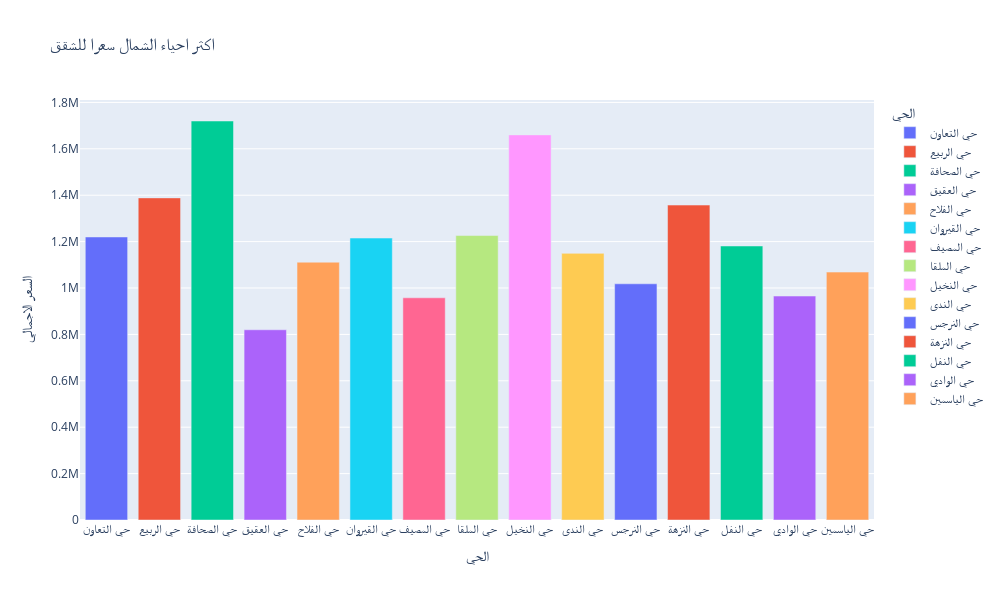

Here is the notebook cell this chart was saved with:
### Code cell
df_filtered02 = df[(df["الحي"] != "غير معروف") & (df["المنطقة"] == "شمال الرياض")] 

average_price_by_nieghbrhood = df_filtered02.groupby("الحي")["السعر الاجمالي"].mean().reset_index()

fig = px.bar(
    average_price_by_nieghbrhood,
    x="الحي",
    y='السعر الاجمالي',
    title="اكثر احياء الشمال سعرا للشقق",
    color="الحي",
    width=1000,  
    height=600 
)

fig.show()

### Figure 1 — Plotly figure (JSON) as saved in the notebook; plotly's stock layout.template omitted (floating-point values rounded to 4 significant figures)
{"data": [{"alignmentgroup": "True", "hovertemplate": "الحي=%{x}<br>السعر الاجمالي=%{y}<extra></extra>", "legendgroup": "حي التعاون", "marker": {"color": "#636efa", "pattern": {"shape": ""}}, "name": "حي التعاون", "offsetgroup": "حي التعاون", "orientation": "v", "showlegend": true, "textposition": "auto", "type": "bar", "x": ["حي التعاون"], "xaxis": "x", "y": [1220000], "yaxis": "y"}, {"alignmentgroup": "True", "hovertemplate": "الحي=%{x}<br>السعر الاجمالي=%{y}<extra></extra>", "legendgroup": "حي الربيع", "marker": {"color": "#EF553B", "pattern": {"shape": ""}}, "name": "حي الربيع", "offsetgroup": "حي الربيع", "orientation": "v", "showlegend": true, "textposition": "auto", "type": "bar", "x": ["حي الربيع"], "xaxis": "x", "y": [1388000.0], "yaxis": "y"}, {"alignmentgroup": "True", "hovertemplate": "الحي=%{x}<br>السعر الاجمالي=%{y}<extra></extra>", "legendgroup": "حي الصحافة", "marker": {"color": "#00cc96", "pattern": {"shape": ""}}, "name": "حي الصحافة", "offsetgroup": "حي الصحافة", "orientation": "v", "showlegend": true, "textposition": "auto", "type": "bar", "x": ["حي الصحافة"], "xaxis": "x", "y": [1719875], "yaxis": "y"}, {"alignmentgroup": "True", "hovertemplate": "الحي=%{x}<br>السعر الاجمالي=%{y}<extra></extra>", "legendgroup": "حي العقيق", "marker": {"color": "#ab63fa", "pattern": {"shape": ""}}, "name": "حي العقيق", "offsetgroup": "حي العقيق", "orientation": "v", "showlegend": true, "textposition": "auto", "type": "bar", "x": ["حي العقيق"], "xaxis": "x", "y": [820000], "yaxis": "y"}, {"alignmentgroup": "True", "hovertemplate": "الحي=%{x}<br>السعر الاجمالي=%{y}<extra></extra>", "legendgroup": "حي الفلاح", "marker": {"color": "#FFA15A", "pattern": {"shape": ""}}, "name": "حي الفلاح", "offsetgroup": "حي الفلاح", "orientation": "v", "showlegend": true, "textposition": "auto", "type": "bar", "x": ["حي الفلاح"], "xaxis": "x", "y": [1111000.0], "yaxis": "y"}, {"alignmentgroup": "True", "hovertemplate": "الحي=%{x}<br>السعر الاجمالي=%{y}<extra></extra>", "legendgroup": "حي القيروان", "marker": {"color": "#19d3f3", "pattern": {"shape": ""}}, "name": "حي القيروان", "offsetgroup": "حي القيروان", "orientation": "v", "showlegend": true, "textposition": "auto", "type": "bar", "x": ["حي القيروان"], "xaxis": "x", "y": [1215000.0], "yaxis": "y"}, {"alignmentgroup": "True", "hovertemplate": "الحي=%{x}<br>السعر الاجمالي=%{y}<extra></extra>", "legendgroup": "حي المصيف", "marker": {"color": "#FF6692", "pattern": {"shape": ""}}, "name": "حي المصيف", "offsetgroup": "حي المصيف", "orientation": "v", "showlegend": true, "textposition": "auto", "type": "bar", "x": ["حي المصيف"], "xaxis": "x", "y": [957800.0], "yaxis": "y"}, {"alignmentgroup": "True", "hovertemplate": "الحي=%{x}<br>السعر الاجمالي=%{y}<extra></extra>", "legendgroup": "حي الملقا", "marker": {"color": "#B6E880", "pattern": {"shape": ""}}, "name": "حي الملقا", "offsetgroup": "حي الملقا", "orientation": "v", "showlegend": true, "textposition": "auto", "type": "bar", "x": ["حي الملقا"], "xaxis": "x", "y": [1226000.0], "yaxis": "y"}, {"alignmentgroup": "True", "hovertemplate": "الحي=%{x}<br>السعر الاجمالي=%{y}<extra></extra>", "legendgroup": "حي النخيل", "marker": {"color": "#FF97FF", "pattern": {"shape": ""}}, "name": "حي النخيل", "offsetgroup": "حي النخيل", "orientation": "v", "showlegend": true, "textposition": "auto", "type": "bar", "x": ["حي النخيل"], "xaxis": "x", "y": [1660000], "yaxis": "y"}, {"alignmentgroup": "True", "hovertemplate": "الحي=%{x}<br>السعر الاجمالي=%{y}<extra></extra>", "legendgroup": "حي الندى", "marker": {"color": "#FECB52", "pattern": {"shape": ""}}, "name": "حي الندى", "offsetgroup": "حي الندى", "orientation": "v", "showlegend": true, "textposition": "auto", "type": "bar", "x": ["حي الندى"], "xaxis": "x", "y": [1149000.0], "yaxis": "y"}, {"alignmentgroup": "True", "hovertemplate": "الحي=%{x}<br>السعر الاجمالي=%{y}<extra></extra>", "legendgroup": "حي النرجس", "marker": {"color": "#636efa", "pattern": {"shape": ""}}, "name": "حي النرجس", "offsetgroup": "حي النرجس", "orientation": "v", "showlegend": true, "textposition": "auto", "type": "bar", "x": ["حي النرجس"], "xaxis": "x", "y": [1018000.0], "yaxis": "y"}, {"alignmentgroup": "True", "hovertemplate": "الحي=%{x}<br>السعر الاجمالي=%{y}<extra></extra>", "legendgroup": "حي النزهة", "marker": {"color": "#EF553B", "pattern": {"shape": ""}}, "name": "حي النزهة", "offsetgroup": "حي النزهة", "orientation": "v", "showlegend": true, "textposition": "auto", "type": "bar", "x": ["حي النزهة"], "xaxis": "x", "y": [1357500], "yaxis": "y"}, {"alignmentgroup": "True", "hovertemplate": "الحي=%{x}<br>السعر الاجمالي=%{y}<extra></extra>", "legendgroup": "حي النفل", "marker": {"color": "#00cc96", "pattern": {"shape": ""}}, "name": "حي النفل", "offsetgroup": "حي النفل", "orientation": "v", "showlegend": true, "textposition": "auto", "type": "bar", "x": ["حي النفل"], "xaxis": "x", "y": [1181000.0], "yaxis": "y"}, {"alignmentgroup": "True", "hovertemplate": "الحي=%{x}<br>السعر الاجمالي=%{y}<extra></extra>", "legendgroup": "حي الوادي", "marker": {"color": "#ab63fa", "pattern": {"shape": ""}}, "name": "حي الوادي", "offsetgroup": "حي الوادي", "orientation": "v", "showlegend": true, "textposition": "auto", "type": "bar", "x": ["حي الوادي"], "xaxis": "x", "y": [965300.0], "yaxis": "y"}, {"alignmentgroup": "True", "hovertemplate": "الحي=%{x}<br>السعر الاجمالي=%{y}<extra></extra>", "legendgroup": "حي الياسمين", "marker": {"color": "#FFA15A", "pattern": {"shape": ""}}, "name": "حي الياسمين", "offsetgroup": "حي الياسمين", "orientation": "v", "showlegend": true, "textposition": "auto", "type": "bar", "x": ["حي الياسمين"], "xaxis": "x", "y": [1069000.0], "yaxis": "y"}], "layout": {"barmode": "relative", "height": 600, "legend": {"title": {"text": "الحي"}, "tracegroupgap": 0}, "title": {"text": "اكثر احياء الشمال سعرا للشقق"}, "width": 1000, "xaxis": {"anchor": "y", "autorange": true, "categoryarray": ["حي التعاون", "حي الربيع", "حي الصحافة", "حي العقيق", "حي الفلاح", "حي القيروان", "حي المصيف", "حي الملقا", "حي النخيل", "حي الندى", "حي النرجس", "حي النزهة", "حي النفل", "حي الوادي", "حي الياسمين"], "categoryorder": "array", "domain": [0, 1], "range": [-0.5, 14.5], "title": {"text": "الحي"}, "type": "category"}, "yaxis": {"anchor": "x", "autorange": true, "domain": [0, 1], "range": [0, 1810000.0], "title": {"text": "السعر الاجمالي"}, "type": "linear"}}}
